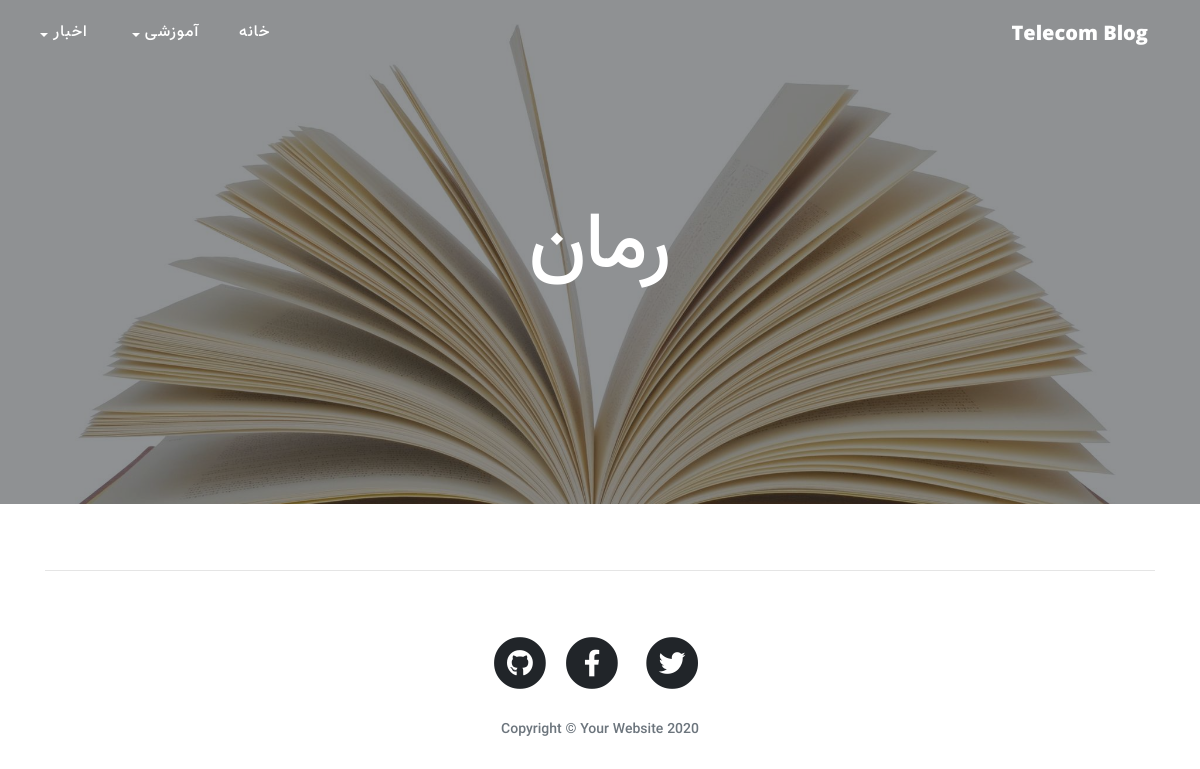
The page /category/romn on the database its author committed.
### blog/models.py (models this page shows, shortened)
class Category(models.Model):
    parent = models.ForeignKey('self',null=True, blank=True, on_delete=models.SET_NULL,related_name='children',verbose_name='زیر دسته')
    title = models.CharField(max_length=200 , verbose_name='عنوان دسته بندی')
    slug = models.SlugField(max_length=100, unique=True , verbose_name='آدرس دسته بندی')
    image = models.ImageField(upload_to = 'image/categoryImage', null=True , blank = True)
    status = models.BooleanField(default = True, verbose_name = 'آیا نمایش داده شود؟')
    position = models.IntegerField(verbose_name= 'جایگاه')
    class Meta:
        verbose_name = 'دسته بندی'
        verbose_name_plural = 'دسته بندی ها'
        ordering = ['parent__id','position']
    objects = CategoryManeger()

### blog/views.py (the view)
# urls.py: path('category/<slug:slug>', DetailList.as_view(), name="category"),
class DetailList(ListView):
    paginate_by = 2
    template_name = 'blog/category-page.html'
    def get_queryset(self):
        global category
        slug = self.kwargs.get('slug')
        category = get_object_or_404(Category, slug=slug, status=True)
        return category.articles.published()
    def get_context_data(self, **kwargs):
        context = super().get_context_data(**kwargs)
        context["category"] = category
        return context

### blog/models.py (called while the page is built)
    def published(self):
        return self.filter(status = 'p')

    def active(self):
        return self.filter(status = True)

### blog/templatetags/base_tags.py (called while the page is built)
@register.inclusion_tag("blog/partials/category-navbar.html")
def category_navbar():
    data = {
        'category': Category.objects.filter(status=True),
    }
    return data

@register.simple_tag
def title():
    return 'Telecom Blog'

### blog/templates/blog/category-page.html (shortened to what this page needs)
{% extends 'blog/base.html' %}
{% block main %}
<header class="masthead" style="background-image: url('{{category.image.url}}')">
  <div class="overlay"></div>
  <div class="container">
    <div class="row">
      <div class="col-lg-8 col-md-10 mx-auto">
        <div class="site-heading">
          <h1>{{category.title}}</h1>
        </div>
      </div>
    </div>
  </div>
</header>
<div class="container" >
{% endblock %}

### blog/templates/blog/partials/category-navbar.html (shortened to what this page needs)
<ul class="navbar-nav">
    <li class="nav-item">
        <a class="nav-link " href="{% url 'blog:home' %}">خانه</a>
    </li>
    {% for cat in category%}
    {% if cat.parent == None %}
    <li class="nav-item dropdown">
        <a class="nav-link dropdown-toggle" href="#" id="navbarDropdown" role="button" data-toggle="dropdown"
            href="{% url 'blog:category' cat.slug %}">{{cat.title}}</a>
    </li>
    {% endif %}
    {% endfor %}
</ul>

### blog/templates/blog/base.html (style rules this page uses)
body { direction: rtl; text-align: right; font-family: 'vazir-medium' !important; }
.navbar-nav { margin-right: auto; }
.navbar-nav li a { font-size: 16px !important; }
h1, h2, h3, h4, h5, h6 { font-weight: 800; font-family: 'vazir-medium' !important; }
a { text-decoration: none !important; }
header.masthead { background-image: url("../../static/blog/img/home-bg.jpg") }
.dropdown-toggle::after { margin-right: 5px; vertical-align: -1px; }

### rows shown on the page
Category: title "آموزشی"
Category: title "اخبار"
Category: image (picture), title "رمان"
